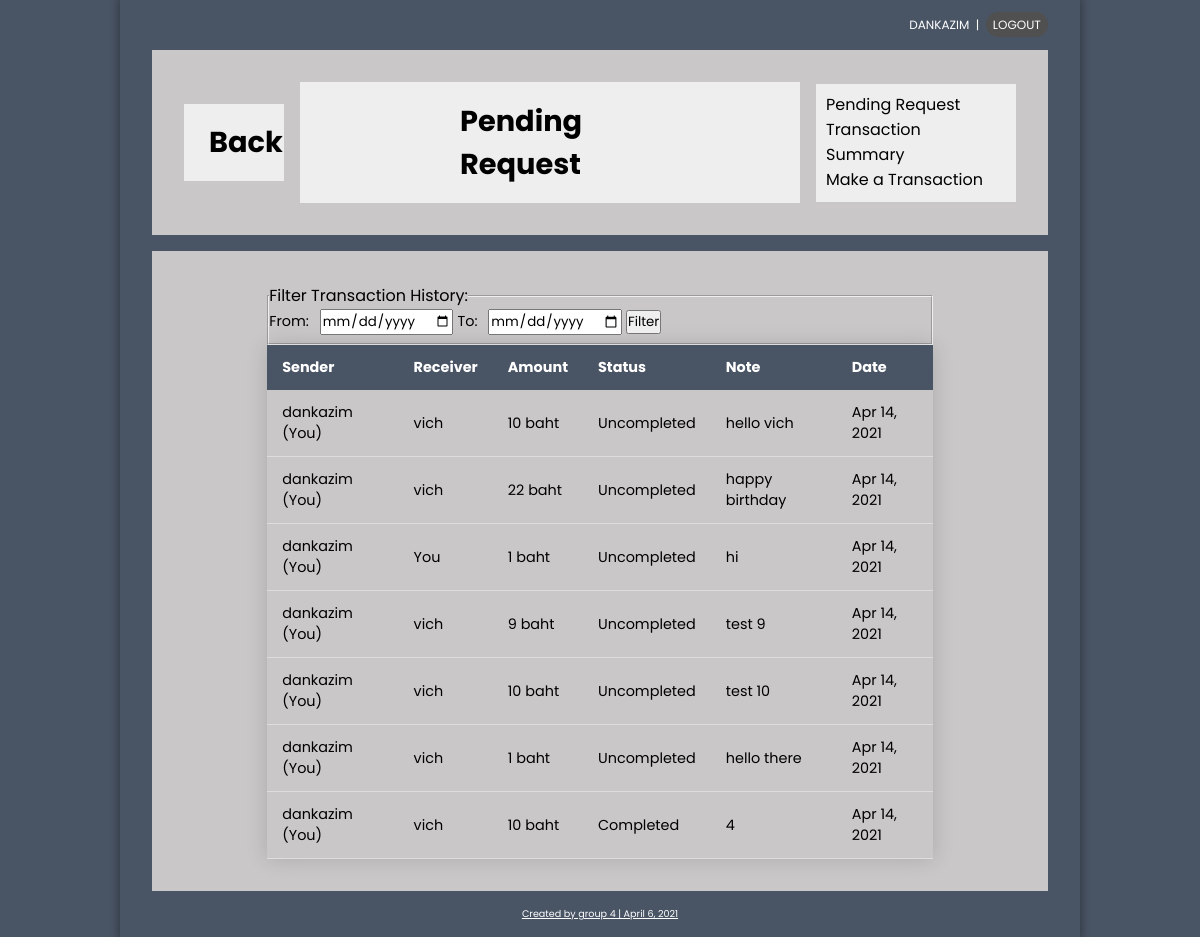
The page /requestList/ (signed in) on the database as committed earlier.
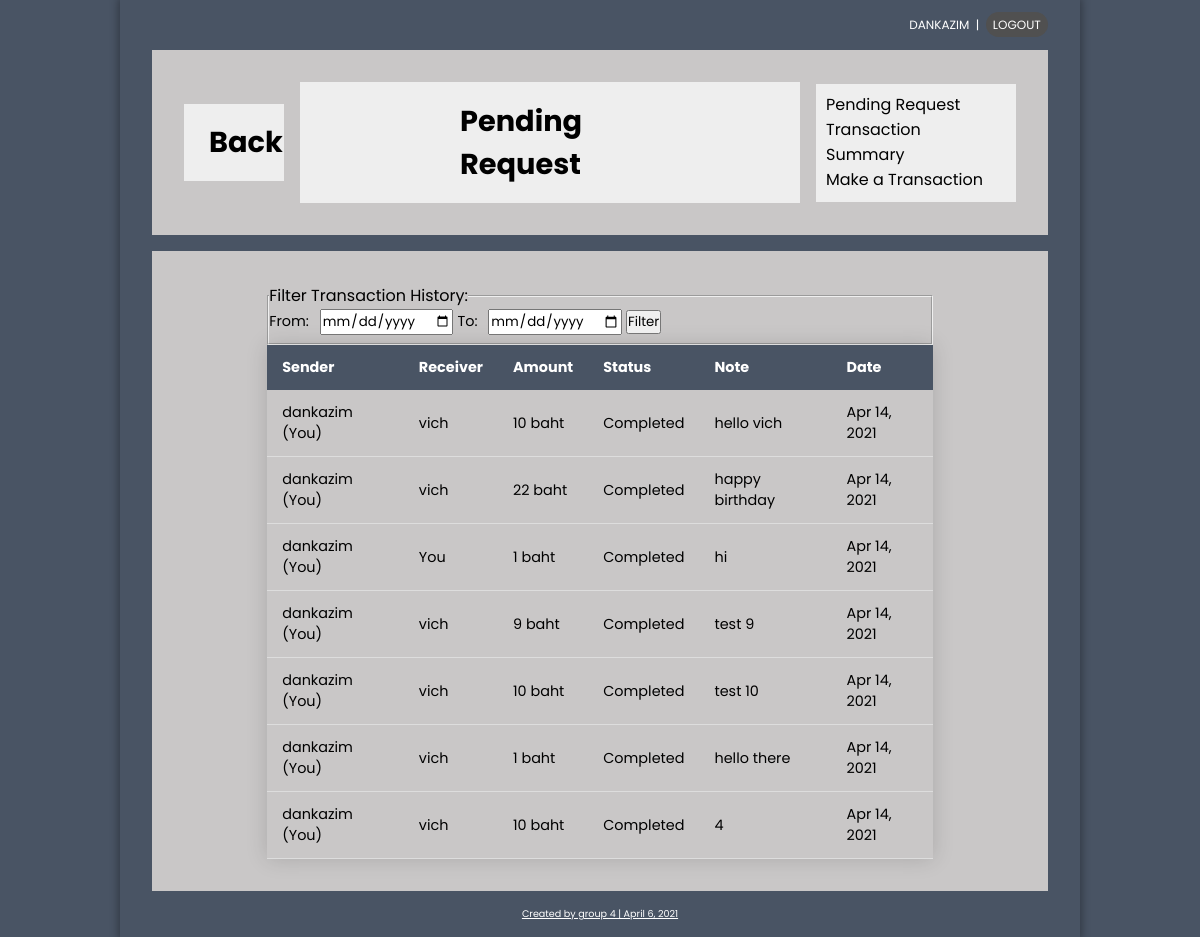
The same page on the database as committed later.
### AIUTS/models.py (models this page shows, shortened)
class UserTransaction(models.Model):
    transactionId = models.AutoField(primary_key=True)
    transactionTime = models.DateTimeField(auto_now_add=True)
    transactionSender = models.ForeignKey(UserAccount, on_delete=models.CASCADE, related_name="Sender")
    transactionReceiver = models.ForeignKey(UserAccount, on_delete=models.CASCADE, related_name="Receiver")
    transactionAmount = models.IntegerField(default=0)
    transactionMessage = models.CharField(max_length=100, null=True)
    transactionStatus =  models.CharField(choices=[('Completed', 'C'), ('Uncompleted', 'U')], default='Completed', max_length=20)
    transactionType = models.CharField(choices=[('Deposit', 'TU'), ('Request', 'R'), ('Transfer', 'T')], default='Transfer', max_length=20)

class UserAccount(models.Model):
    user = models.ForeignKey(User, on_delete=models.CASCADE)
    accountId = models.CharField(primary_key=True,max_length=255,)
    accountAmount = models.IntegerField(default=100)

### AIUTS/views.py (the view)
# urls.py: path('requestList/', views.requestList.as_view(), name='requestList'),
class requestList(LoginRequiredMixin,generic.ListView):
    login_url = '/accounts/login/'
    template_name = 'AIUTS/requestList.html'
    context_object_name = 'requestTransactions'
    def get_queryset(self):
        user = UserAccount.objects.get(user=self.request.user)
        return  set(UserTransaction.objects.filter(transactionStatus="Uncomplete").order_by('-transactionTime')).union(set(UserTransaction.objects.filter(transactionSender=user).order_by('-transactionTime'))).union(set(UserTransaction.objects.filter(transactionSender=user).order_by('-transactionTime')))

### AIUTS/templates/AIUTS/requestList.html (shortened to what this page needs)
{% extends "AIUTS/template.html" %}
{% block title %}Back{% endblock title %}
{% block heading %}Pending Request{% endblock heading %}
{% block content %}
<fieldset>
    <legend>Filter Transaction History:</legend>
    <form  method="POST">
        <label class="from_date_label" for="from_date">From:</label>
        <input class="from_date" type="date"  name="from_date">
        <label class="from_date_label" for="to_date">To:</label>
        <input type="date"  name="to_date">
        <button type="submit">{% if Reset %} RESET {% else %} Filter{% endif %}</button>
    </form>
  </fieldset>
<table class="styled-table">
    <thead>
        <tr>
            <th>Sender</th>
            <th>Receiver</th>
            <th>Amount</th>
            <th>Status</th>
            <th>Note</th>
            <th>Date</th>
        </tr>
    </thead>
    <tbody>
        {% for transaction in requestTransactions %}
        <tr>
            <td>
                {% if transaction.transactionSender.user.username == request.user.username %}
                {{transaction.transactionSender.user.username}} (You)
                {% else %}
                {{ transaction.transactionSender.user.username }}
                {% endif %}
            </td>
            <td>
                {% if transaction.transactionReceiver.user.username == request.user.username %}
                You
                {% else %}
                {{ transaction.transactionReceiver.user.username }}
                {% endif %}
            </td>
            <td>{{ transaction.transactionAmount }} baht</td>
            <td>{{ transaction.transactionStatus}}</td>
            <td>{{ transaction.transactionMessage }}</td>
            <td>{{ transaction.transactionTime|date:"M d, Y" }}</td>
        </tr>
        {% empty %}
        <p>No transactions</p>
    {% endfor %}
    </tbody>
</table>
{% endblock content %}

### AIUTS/templates/AIUTS/template.html (shortened to what this page needs)
<!DOCTYPE html>
<html lang="en">
<head>
    {% load static %}
    <link rel="stylesheet" type="text/css" href="{% static 'AIUTS/styles.css' %}">
</head>
<body>
    <p class="logout">{{user}} &nbsp;|&nbsp; <a class="logoutbtn" href="{% url 'logout'%}">Logout</a></p>
    <header>
            <h1 class="logo"><a class="logo-name"href="{% url 'AIUTS:index' %}" >{% block title %}AIUTS{% endblock title %}</a></h1>
            <h2 class="section-name">{% block heading %}{% endblock heading %}</h2>
            <nav>
                <ul>
                    <li><a href="{% url 'AIUTS:requestList' %}">Pending Request </a></li><br>
                    <li><a href="{% url 'AIUTS:transactionList' %}" >Transaction Summary</a></li><br>
                    <li><a href="{% url 'AIUTS:addTransaction' %}"> Make a Transaction</a></li>
                </ul>
            </nav>
    </header>
    <div id="main">
        {% block content %}{% endblock content %}
    </div>
    <footer>Created by group 4 | April 6, 2021</footer>
</body>
</html>

### AIUTS/static/AIUTS/styles.css (style rules this page uses)
* { margin:0; padding:0; font-family: 'Poppins', sans-serif; box-sizing:border-box; }
html { height:100vh; display:grid; }
body { place-self:center; width:80vw; background-color:#495464; padding: 1em 2em; display:grid; grid-template-rows:1fr auto; grid-gap:1em; box-shadow: 0px 0px 8px 2px #0000004f; }
header { display:grid; grid-template-columns:1fr 5fr 2fr; padding:2em; background-color:rgb(201, 199, 199); grid-gap:1em; margin-top: 0; }
h1,h2, nav { background-color:#eee; }
nav { align-self:center; padding: 4% 0 5% 5%; }
.logo { font-size: 1.8em; align-self:center; padding: 17% 0 17% 25%; }
.section-name { font-size: 1.8em; align-self:center; padding: 3.5% 25% 3.5% 32%; }
nav ul li { display:inline; margin-right:1em; }
#main { padding:2em; background-color:rgb(201, 199, 199); overflow-y: scroll; }
a { text-decoration: none; color: black; }
label { font-size: 1vw; }
table { width: 100%; text-align: left; }
.logout { color: white; margin: 0; font-size: 1vw; text-align: right; text-transform: uppercase; }
.logoutbtn { color: white; background-color: rgb(80, 80, 80); text-transform: uppercase; padding: 0.3em 0.6em; border-radius: 30px; }
footer { color: white; font-size: 0.8vw; text-align: center; text-decoration: underline; }
fieldset { margin-left: 10%; width: 80%; padding-bottom: 1%; }
.styled-table { margin-left: 10%; border-collapse: collapse; font-size: 0.9em; font-family: sans-serif; width: 80%; box-shadow: 0 0 20px rgba(0, 0, 0, 0.15); }
.styled-table thead tr { background-color: #495464; ; color: #ffffff; text-align: left; }
.styled-table th, .styled-table td { padding: 12px 15px; }
.styled-table tbody tr { border-bottom: 1px solid #dddddd; }
.from_date_label { padding-right: 1%; font-size: 0.9em; }

Rows that differ between the two databases and show on the page:
changed UserTransaction "hello vich": transactionStatus "Uncompleted" → "Completed"
changed UserTransaction "happy birthday": transactionStatus "Uncompleted" → "Completed"
changed UserTransaction "hi": transactionStatus "Uncompleted" → "Completed"
changed UserTransaction "test 9": transactionStatus "Uncompleted" → "Completed"
changed UserTransaction "test 10": transactionStatus "Uncompleted" → "Completed"
changed UserTransaction "hello there": transactionStatus "Uncompleted" → "Completed"
